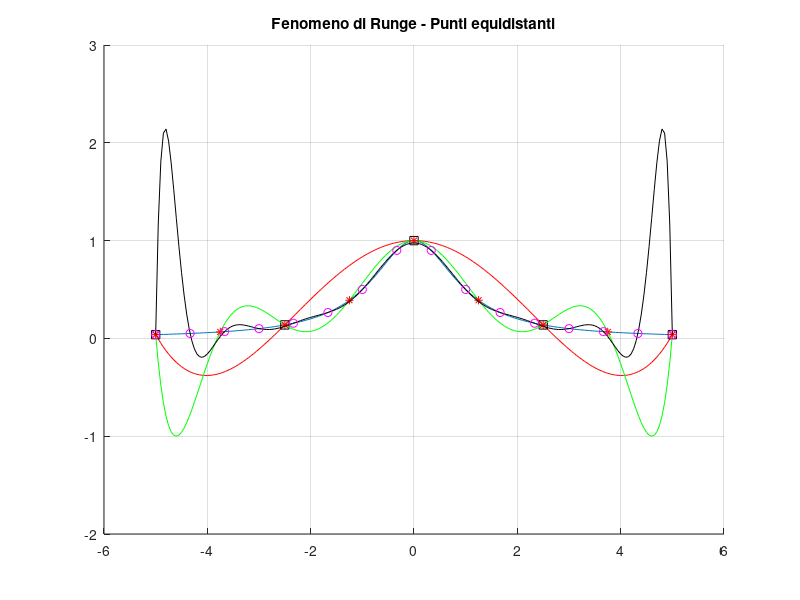

MATLAB code for this plot:
% Prepariamoci per la s1 prova di Analisi Numerica
% Corso di Laurea in Informatica, a.a. 2001-02
% Prof.ssa B. Paternoster
%
% Esercizio 2 (Fenomeno di Runge)
% -------------------------------
% Disegnare i grafici relativi ai polinomi di interpolazione di grado 4, 8 e 15
% individuati dalla funzione f(x) = 1/(1+x^2), x app. [-5,5], e dai seguenti
% insiemi di nodi:
% a) equidistanti in [-5,5]
%    (Per avere n+1 nodi equidistanti in [a,b], xi = a + i*(b-a)/n, i = 0,...,n);
% Commentare i risultati.

clear;
hold on;
grid on;
title('Fenomeno di Runge - Punti equidistanti');

% f(x)
x = -5 : 0.05 : 5;
y = 1./(1 + x.^2);
plot(x,y);
input(' Premi INVIO per continuare...\n');

% Polinomio di grado 4
n = 4;
for i = 0 : n
   xnodi(i+1) = -5 + i * (5 - (-5))/n;
end
ynodi = 1./(1 + xnodi.^2);
p4 = polyfit(xnodi,ynodi,n);
yy = polyval(p4, x);
plot(x,yy,'r', xnodi, ynodi, 'sk');
input(' Premi INVIO per continuare...\n');

% Polinomio di grado 8
n = 8;
for i = 0 : n
   xnodi(i+1) = -5 + i * (5 - (-5))/n;
end
ynodi = 1./(1 + xnodi.^2);
p8 = polyfit(xnodi, ynodi, n);
y8 = polyval(p8,x);
plot(x,y8,'g', xnodi, ynodi, '*r');
input(' Premi INVIO per continuare...\n');

% Polinomio di grado 15
n = 15;
for i = 0 : n
   xnodi(i+1) = -5 + i * (5 - (-5))/n;
end
ynodi = 1./(1 + xnodi.^2);
p15 = polyfit(xnodi, ynodi, n);
y15 = polyval(p15,x);
plot(x,y15,'k',xnodi,ynodi,'om');
input(' Premi INVIO per terminare...\n');

hold off;
close;